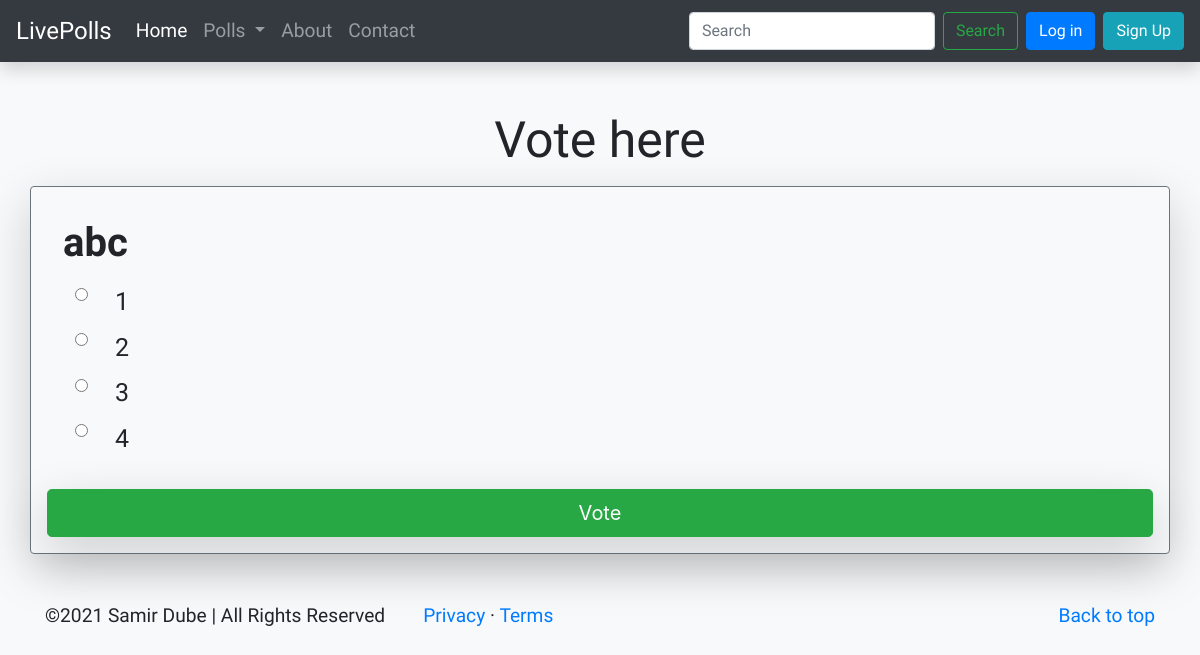
Screenshot of /users11/ with the database file from the repository.
### users/models.py (models this page shows, shortened)
class Question(models.Model):
    sno= models.AutoField(primary_key=True)
    question_text = models.CharField(max_length=200)
    livestatus = models.BooleanField(default=True)
    publicstatus = models.CharField(max_length=50)
    user=models.ForeignKey(User, on_delete=models.CASCADE)
    timestamp = models.DateTimeField(default=now)

class Choice(models.Model):
    question = models.ForeignKey(Question, on_delete=models.CASCADE)
    choice_text = models.CharField(max_length=200)
    votes = models.IntegerField(default=0)

### users/views.py (the view)
# urls.py: path('<int:question_id>/', views.details, name='details'),
def details(request, question_id):
    try:
        question = Question.objects.get(pk=question_id)
    except Question.DoesNotExist:
        raise Http404("Question does not exist")
    return render(request, 'users/details.html', {'question': question})

### templates/users/details.html (shortened to what this page needs)
{% extends 'base.html' %}
{% block content %}
<h1 class="text-center mb-3 mt-5 fontPangolin" style="font-size:50px;">Vote here</h1>
<div class="container p-3 border rounded border-secondary shadow-lg">
	<form action="{% url 'users:vote' question.sno %}" method="post">
		<h3 class="m-3 fontPangolin" style="font-size:40px; font-weight: 800;">{{ question.question_text }}</h3>
		{% for choice in question.choice_set.all %}
			<div class="form-check fontPatrick" style="font-size:25px; font-weight: 400; letter-spacing: 1px;">
				<input type="radio"	name="choice" class="form-check-input ml-2" id="choice{{ forloop.counter }}" value="{{ choice.id }}"	required/>
				<label class="ml-5" for="choice{{ forloop.counter }}">{{ choice.choice_text }}</label>
			</div>
		{% endfor %}
		<input type="submit" value="Vote" class="btn btn-success btn-lg btn-block mt-4 shadow-lg" />
	</form>
</div>
{% endblock %}

### templates/base.html (style rules this page uses)
.fontPangolin { font-family: 'Pangolin', cursive; font-size: larger; }
.fontPatrick { font-family: 'Patrick Hand', cursive; font-weight: 600; }

### rows the page displays
Question: question_text "abc"
Choice: choice_text "1"
Choice: choice_text "2"
Choice: choice_text "3"
Choice: choice_text "4"
